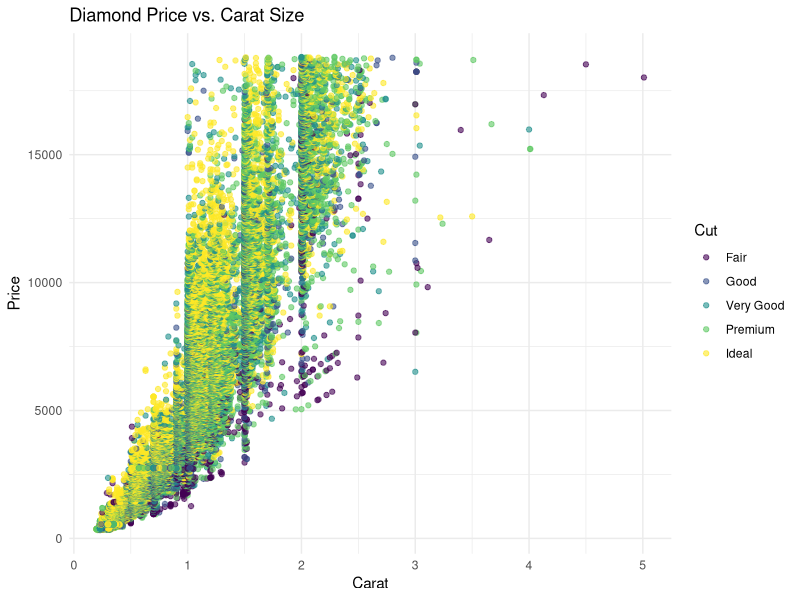
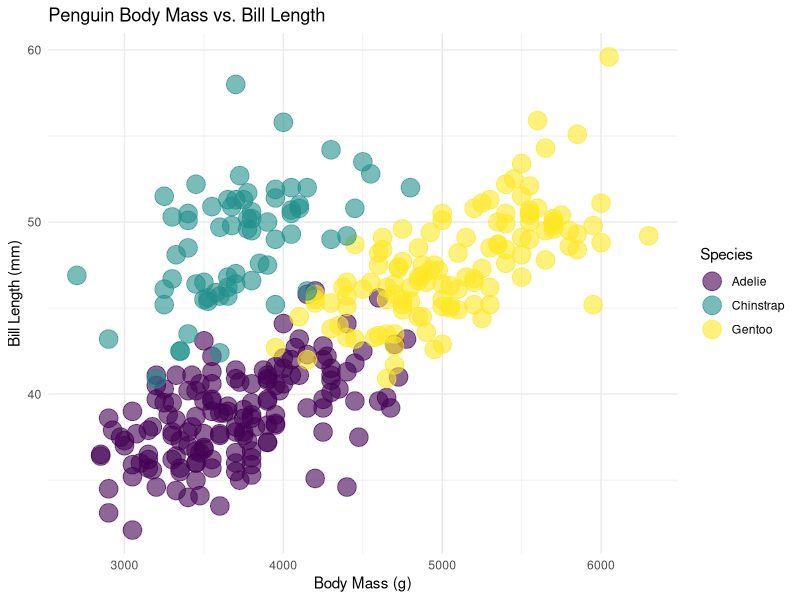

Generate these figures, in order, with R:
install.packages("ggplot2")
library(ggplot2)
View(diamonds)
#Get the diamonds data, and compare the carat (x) vs. the price (y) of them, having the color of the dots be different based on their cut
ggplot(data = diamonds, aes(x = carat, y = price, color = cut)) +
  #Make the points somewhat transparent 
  geom_point(alpha = 0.6) +
  #Give a color gradient 
  scale_color_viridis_d() +
  #Add labels for the title, axis, and key 
  labs(
    title = "Diamond Price vs. Carat Size",
    x = "Carat",
    y = "Price",
    color = "Cut"
  ) +
  #Add theme
  theme_minimal()

install.packages("palmerpenguins")
library(palmerpenguins)
View(penguins)
#Compare body mass with bill length between the different species of penguins. 
ggplot(data = penguins, aes(x = body_mass_g, y = bill_length_mm, color = species)) +
  #Create readable glyphs
  geom_point(size = 6, alpha = 0.6) +
  #Create a gradient between the different species
  scale_color_viridis_d() +
  #Label the different parts of the table
  labs(
    title = "Penguin Body Mass vs. Bill Length",
    x = "Body Mass (g)", 
    y = "Bill Length (mm)",
    color = "Species"
  ) +
  #Organize the plot of the data by adding a theme
  theme_minimal()
